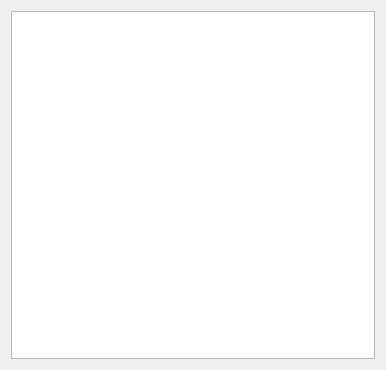
<?xml version="1.0" encoding="UTF-8"?>
<ui version="4.0">
 <class>OnlineUser</class>
 <widget class="QWidget" name="OnlineUser">
  <property name="geometry">
   <rect>
    <x>0</x>
    <y>0</y>
    <width>386</width>
    <height>370</height>
   </rect>
  </property>
  <property name="windowTitle">
   <string>Form</string>
  </property>
  <layout class="QGridLayout" name="gridLayout">
   <item row="0" column="0">
    <widget class="QListWidget" name="OnlineList"/>
   </item>
  </layout>
 </widget>
 <resources/>
 <connections/>
</ui>
